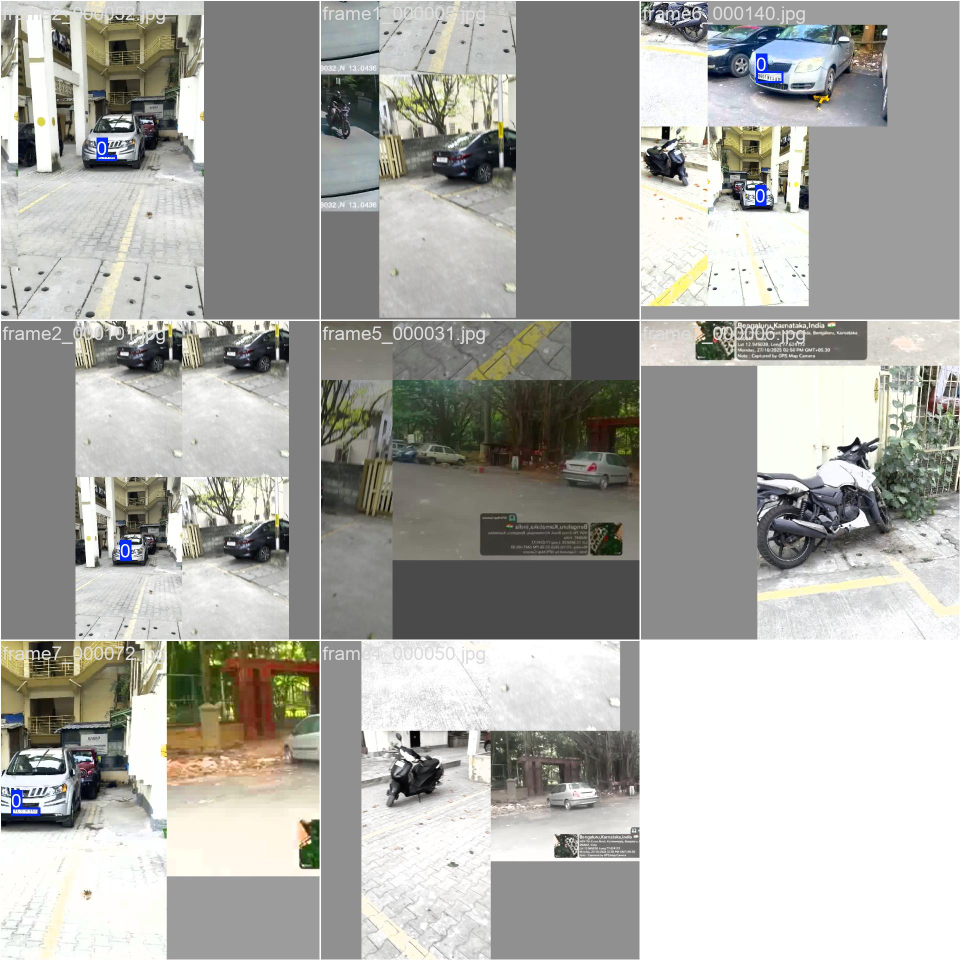
#> input picture models/runs/detect/train/train_batch0.jpg, 1920 x 1920 px (shown at 1/2 size)
$ python inspect_ocr.py models/runs/detect/train/train_batch0.jpg
#> lines starting #> are read from the running program, lines starting #| are printed output that depends on the picture; after the words box and inside, x2 and y2 are one past the last pixel; in counts of white or black regions, pixels touching at a corner belong together
import sys
import cv2
import numpy as np
import math

# Optional EasyOCR (install with: pip install easyocr)
try:
    import easyocr
except Exception:
    easyocr = None


img_path = sys.argv[1]
img = cv2.imread(img_path)
#> img is the input picture: shape (1920, 1920, 3); mean B, G, R 164.8, 169.8, 170

if img is None:
    raise SystemExit(f"Could not read image: {img_path}")

# Preprocess (shared)
gray = cv2.cvtColor(img, cv2.COLOR_BGR2GRAY)
gray = cv2.resize(gray, None, fx=2.0, fy=2.0, interpolation=cv2.INTER_CUBIC)
#> gray: shape (3840, 3840)
th = cv2.adaptiveThreshold(
    gray, 255, cv2.ADAPTIVE_THRESH_GAUSSIAN_C, cv2.THRESH_BINARY, 31, 15
)
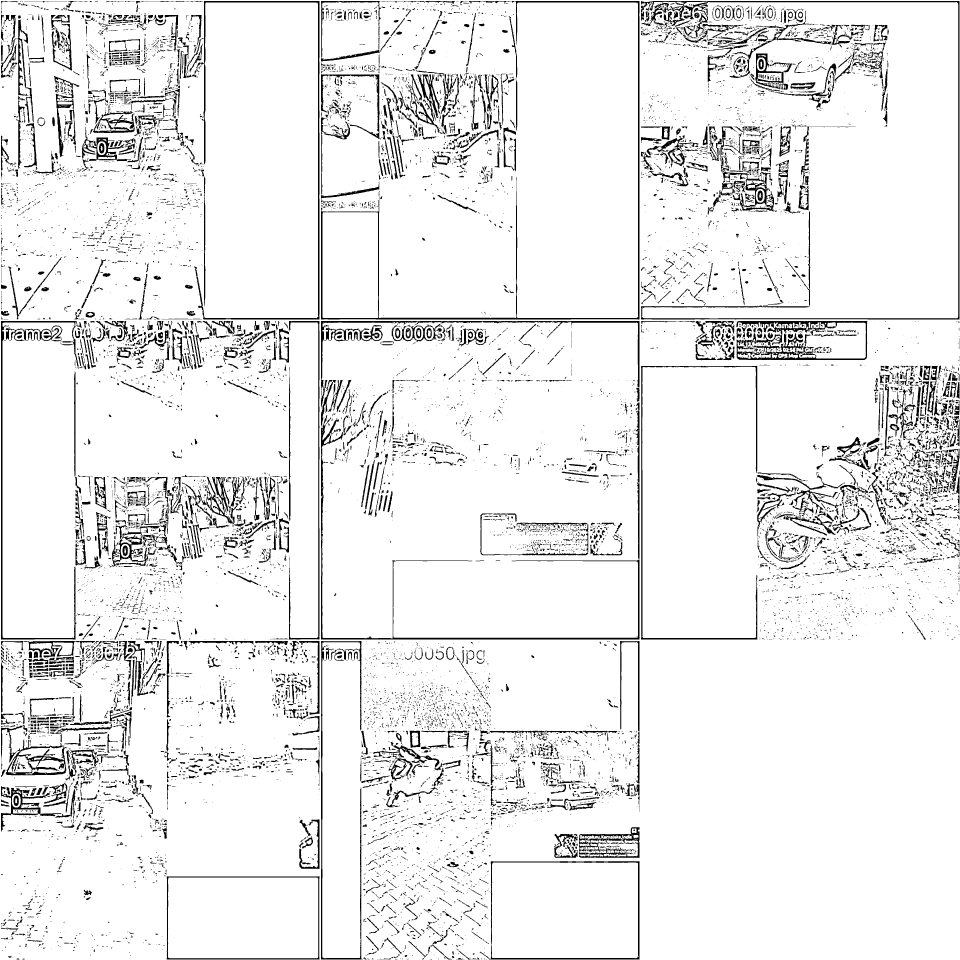
#> th: shape (3840, 3840) (shown at 1/4 size); 92.8% white; 14073 black regions (9576 under 20 px), largest, box (x1, y1, x2, y2) and area: (1284, 4, 2558, 1278) 26688, (1284, 1528, 2558, 2558) 26657, (2564, 4, 3838, 1278) 25000

# CLAHE variant (often helps low-light / low-contrast plates)
clahe = cv2.createCLAHE(clipLimit=2.0, tileGridSize=(8, 8))
clahe_gray = clahe.apply(gray)
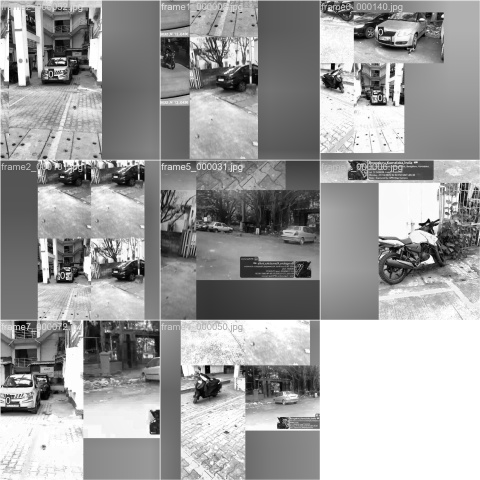
#> clahe_gray: shape (3840, 3840) (shown at 1/8 size); min 0, max 255, mean 158.4
clahe_bgr = cv2.cvtColor(clahe_gray, cv2.COLOR_GRAY2BGR)
cv2.imwrite("ocr_debug_clahe.png", clahe_bgr)
print("Wrote ocr_debug_clahe.png")

# LAB-CLAHE variant (often preserves character stroke structure better than grayscale CLAHE)
lab = cv2.cvtColor(img, cv2.COLOR_BGR2LAB)
#> lab: shape (1920, 1920, 3); mean of channels 0, 1, 2 174.7, 127.4, 130.7
L, A, B = cv2.split(lab)
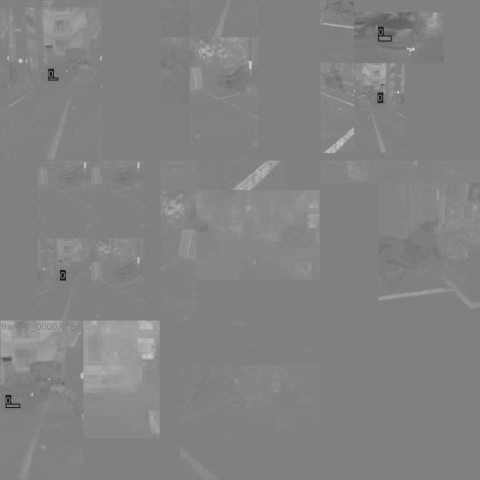
#> B: shape (1920, 1920) (shown at 1/4 size); min 22, max 218, mean 130.7
clahe_L = cv2.createCLAHE(clipLimit=2.0, tileGridSize=(8, 8)).apply(L)
lab2 = cv2.merge([clahe_L, A, B])
#> lab2: shape (1920, 1920, 3); mean of channels 0, 1, 2 162.5, 127.4, 130.7
lab_clahe_bgr = cv2.cvtColor(lab2, cv2.COLOR_LAB2BGR)
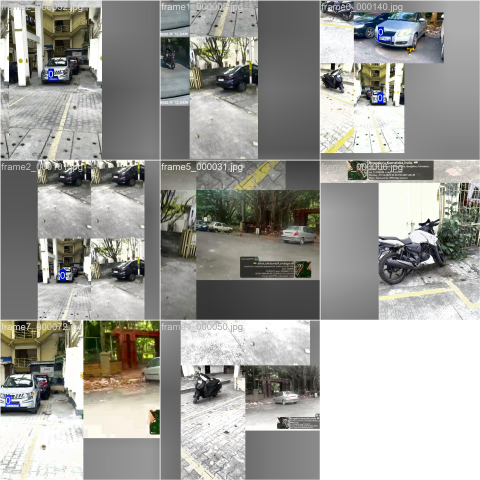
#> lab_clahe_bgr: shape (1920, 1920, 3) (shown at 1/4 size); mean B, G, R 152.8, 157.7, 157.9
cv2.imwrite("ocr_debug_lab_clahe.png", lab_clahe_bgr)
print("Wrote ocr_debug_lab_clahe.png")

# Sharpened + upscaled color variant (helps preserve diagonals like 'M' under mild blur)
up = cv2.resize(img, None, fx=3.0, fy=3.0, interpolation=cv2.INTER_CUBIC)
blur = cv2.GaussianBlur(up, (0, 0), 1.2)
sharp_up = cv2.addWeighted(up, 1.8, blur, -0.8, 0)
cv2.imwrite("ocr_debug_sharp_up.png", sharp_up)
print("Wrote ocr_debug_sharp_up.png")

def _pad_border(bgr, pad=24):
#> called with pad = 24
    return cv2.copyMakeBorder(bgr, pad, pad, pad, pad, cv2.BORDER_REPLICATE)
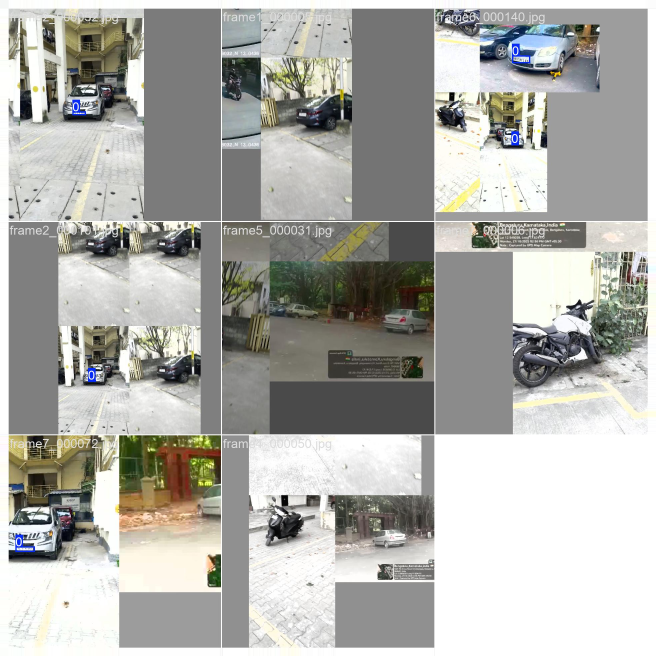
#> returned value: shape (1968, 1968, 3) (shown at 1/3 size); mean of channels 0, 1, 2 169.1, 173.9, 174; drawn as B, G, R

# Padded + 6x upscale + gentle sharpen (often helps preserve diagonals like 'M' and 'W')
pad6 = _pad_border(img, pad=24)
up6 = cv2.resize(pad6, None, fx=6.0, fy=6.0, interpolation=cv2.INTER_CUBIC)
blur6 = cv2.GaussianBlur(up6, (0, 0), 1.0)
sharp6 = cv2.addWeighted(up6, 1.4, blur6, -0.4, 0)
cv2.imwrite("ocr_debug_pad6_sharp6.png", sharp6)
print("Wrote ocr_debug_pad6_sharp6.png")

# -----------------
# EasyOCR debug
# -----------------
if easyocr is None:
    print("EASYOCR: not installed. Install with: pip install easyocr")
else:
    # Reader init is heavy; for single-file debug it's fine.
#> (the run stopped early here; a loop or call above may not have finished)

$ run again, on models/runs/detect/train/train_batch2.jpg
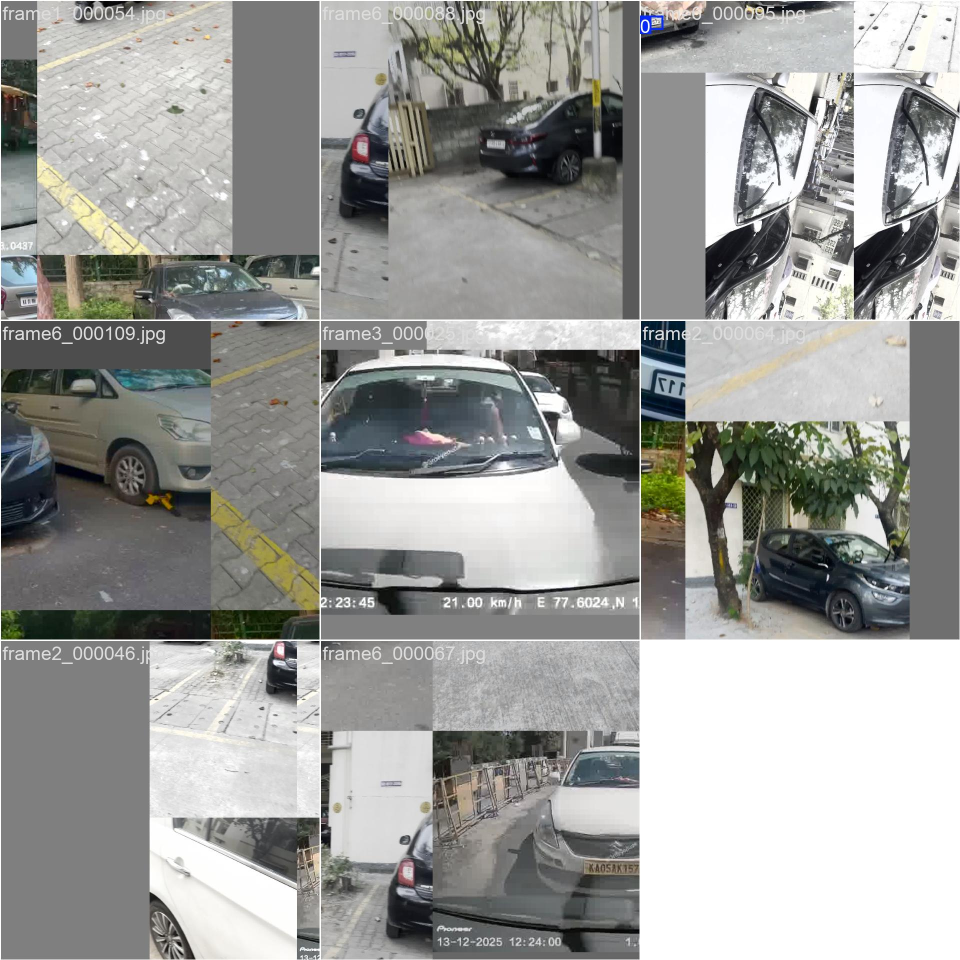
#> input picture models/runs/detect/train/train_batch2.jpg, 1920 x 1920 px (shown at 1/2 size)
#> img is the input picture: shape (1920, 1920, 3); mean B, G, R 153.4, 156.1, 155.4
#> `th = cv2.adaptiveThreshold( gray, 255, cv2.ADAPTIVE_THRESH_GAUSSIAN_C,..`:
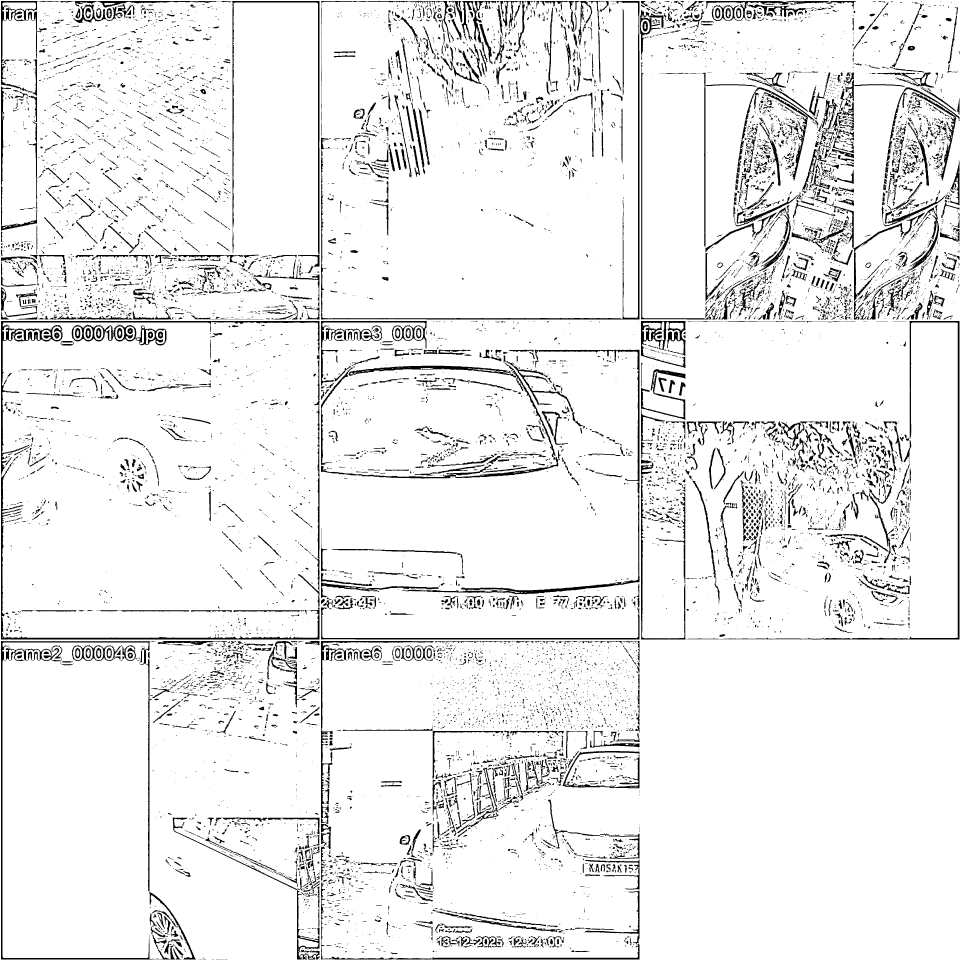
#> th: shape (3840, 3840) (shown at 1/4 size); 92.9% white; 12464 black regions (8002 under 20 px), largest, box (x1, y1, x2, y2) and area: (4, 1284, 1278, 2558) 41467, (1284, 4, 2558, 1278) 18929, (1607, 1399, 2558, 2377) 18101
#> lab: shape (1920, 1920, 3); mean of channels 0, 1, 2 161.2, 127.3, 129.3
#> lab2: shape (1920, 1920, 3); mean of channels 0, 1, 2 155.4, 127.3, 129.3
#> in _pad_border, `return cv2.copyMakeBorder(bgr, pad, pad, pad, pad, cv2.BORDER_REPLICATE)`:
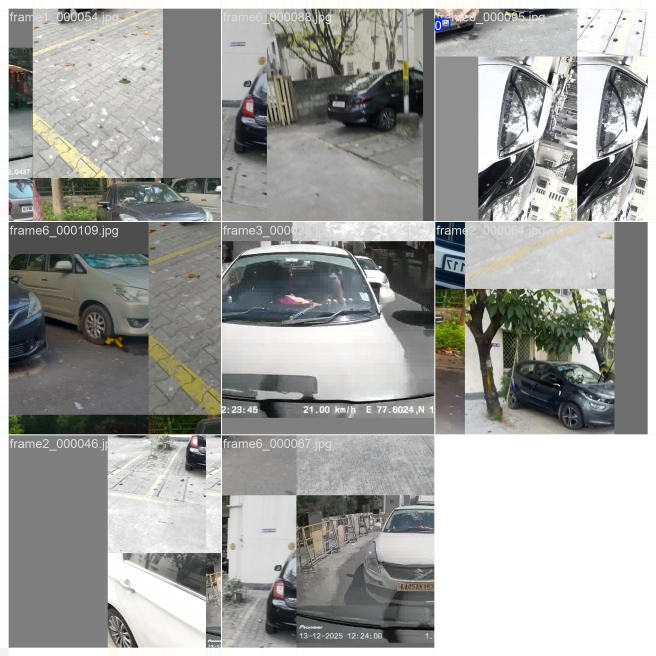
#> returned value: shape (1968, 1968, 3) (shown at 1/3 size); mean of channels 0, 1, 2 158.2, 160.9, 160.1; drawn as B, G, R

$ run again, on models/runs/detect/train/train_batch3780.jpg
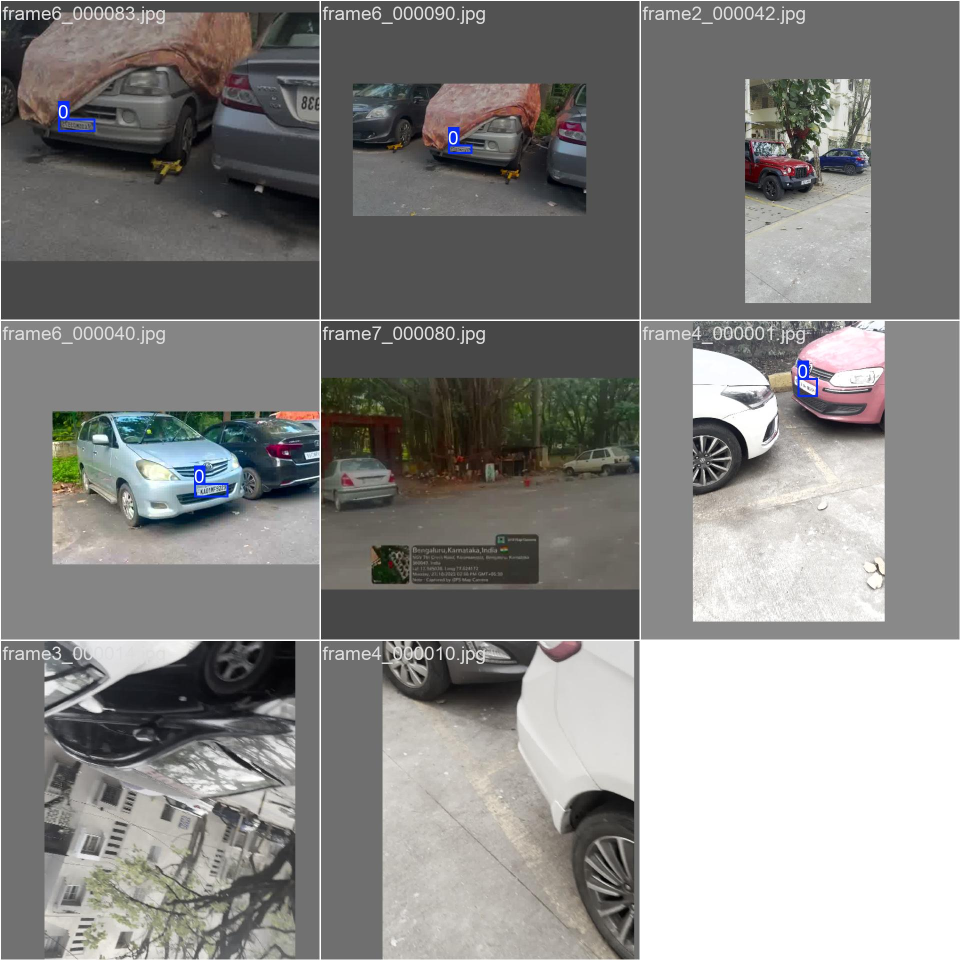
#> input picture models/runs/detect/train/train_batch3780.jpg, 1920 x 1920 px (shown at 1/2 size)
#> img is the input picture: shape (1920, 1920, 3); mean B, G, R 131.5, 133.3, 134.2
#> `th = cv2.adaptiveThreshold( gray, 255, cv2.ADAPTIVE_THRESH_GAUSSIAN_C,..`:
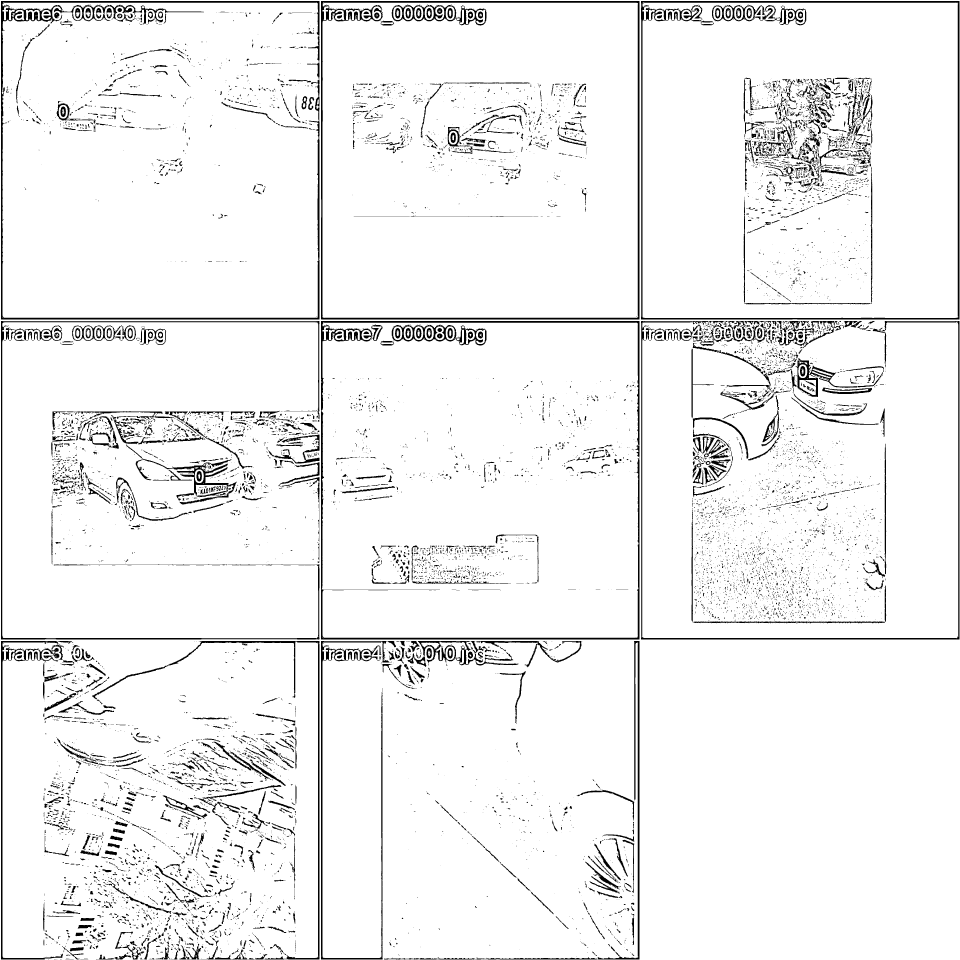
#> th: shape (3840, 3840) (shown at 1/4 size); 94.6% white; 10501 black regions (7736 under 20 px), largest, box (x1, y1, x2, y2) and area: (4, 4, 1278, 1278) 47991, (1284, 1284, 2558, 2558) 40041, (1284, 4, 2558, 1278) 39961
#> lab: shape (1920, 1920, 3); mean of channels 0, 1, 2 139.2, 128.2, 129.2
#> lab2: shape (1920, 1920, 3); mean of channels 0, 1, 2 141.2, 128.2, 129.2
#> in _pad_border, `return cv2.copyMakeBorder(bgr, pad, pad, pad, pad, cv2.BORDER_REPLICATE)`:
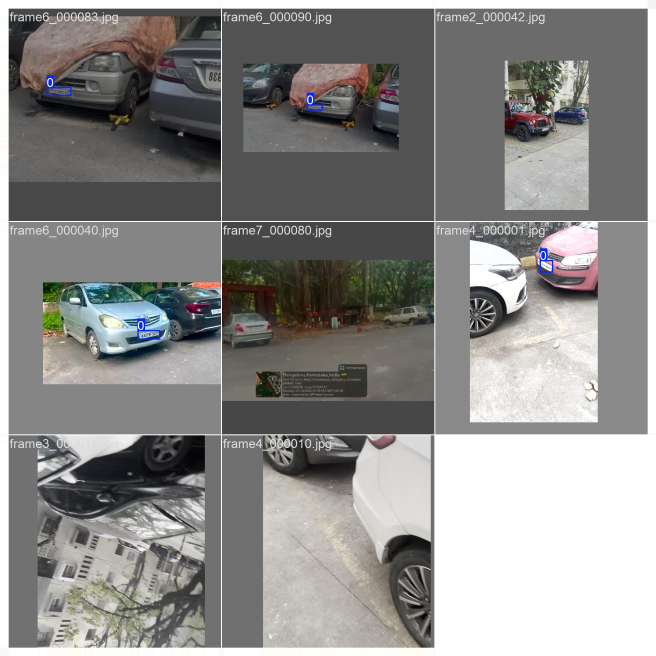
#> returned value: shape (1968, 1968, 3) (shown at 1/3 size); mean of channels 0, 1, 2 137.4, 139.2, 140; drawn as B, G, R
